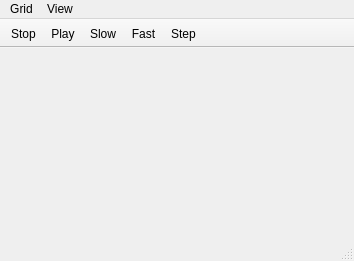
<?xml version="1.0" encoding="UTF-8"?>
<ui version="4.0">
 <class>MainWindow</class>
 <widget class="QMainWindow" name="MainWindow">
  <property name="geometry">
   <rect>
    <x>0</x>
    <y>0</y>
    <width>354</width>
    <height>261</height>
   </rect>
  </property>
  <property name="windowTitle">
   <string>MainWindow</string>
  </property>
  <widget class="QWidget" name="centralWidget">
   <property name="sizePolicy">
    <sizepolicy hsizetype="MinimumExpanding" vsizetype="Maximum">
     <horstretch>0</horstretch>
     <verstretch>0</verstretch>
    </sizepolicy>
   </property>
   <layout class="QGridLayout" name="gridLayout">
    <property name="sizeConstraint">
     <enum>QLayout::SetMinimumSize</enum>
    </property>
    <item row="0" column="0">
     <widget class="GridWidget" name="gridWidget" native="true">
      <property name="sizePolicy">
       <sizepolicy hsizetype="Ignored" vsizetype="Ignored">
        <horstretch>0</horstretch>
        <verstretch>0</verstretch>
       </sizepolicy>
      </property>
     </widget>
    </item>
   </layout>
  </widget>
  <widget class="QMenuBar" name="menuBar">
   <property name="geometry">
    <rect>
     <x>0</x>
     <y>0</y>
     <width>354</width>
     <height>25</height>
    </rect>
   </property>
   <widget class="QMenu" name="menuFile">
    <property name="title">
     <string>Grid</string>
    </property>
    <addaction name="actionGrid"/>
    <addaction name="actionSave"/>
    <addaction name="actionLoad"/>
    <addaction name="actionClose"/>
   </widget>
   <widget class="QMenu" name="menuView">
    <property name="title">
     <string>View</string>
    </property>
    <addaction name="actionAge"/>
    <addaction name="actionEnergy"/>
    <addaction name="actionPlumage"/>
    <addaction name="actionPlain"/>
   </widget>
   <addaction name="menuFile"/>
   <addaction name="menuView"/>
  </widget>
  <widget class="QToolBar" name="mainToolBar">
   <property name="movable">
    <bool>false</bool>
   </property>
   <property name="floatable">
    <bool>false</bool>
   </property>
   <attribute name="toolBarArea">
    <enum>TopToolBarArea</enum>
   </attribute>
   <attribute name="toolBarBreak">
    <bool>false</bool>
   </attribute>
   <addaction name="actionStop"/>
   <addaction name="actionPlay"/>
   <addaction name="actionSlow"/>
   <addaction name="actionFast"/>
   <addaction name="actionStep"/>
  </widget>
  <widget class="QStatusBar" name="statusBar"/>
  <action name="actionPlay">
   <property name="icon">
    <iconset resource="floatworld.qrc">
     <normaloff>:/play.png</normaloff>:/play.png</iconset>
   </property>
   <property name="text">
    <string>Play</string>
   </property>
  </action>
  <action name="actionPause">
   <property name="icon">
    <iconset resource="floatworld.qrc">
     <normaloff>:/stop.png</normaloff>:/stop.png</iconset>
   </property>
   <property name="text">
    <string>Pause</string>
   </property>
  </action>
  <action name="actionFast">
   <property name="icon">
    <iconset resource="floatworld.qrc">
     <normaloff>:/forward.png</normaloff>:/forward.png</iconset>
   </property>
   <property name="text">
    <string>Fast</string>
   </property>
  </action>
  <action name="actionStop">
   <property name="icon">
    <iconset resource="floatworld.qrc">
     <normaloff>:/icons/media-playback-pause.png</normaloff>:/icons/media-playback-pause.png</iconset>
   </property>
   <property name="text">
    <string>Stop</string>
   </property>
   <property name="visible">
    <bool>false</bool>
   </property>
  </action>
  <action name="actionStep">
   <property name="icon">
    <iconset resource="floatworld.qrc">
     <normaloff>:/icons/edit-redo.png</normaloff>:/icons/edit-redo.png</iconset>
   </property>
   <property name="text">
    <string>Step</string>
   </property>
   <property name="visible">
    <bool>false</bool>
   </property>
  </action>
  <action name="actionGrid">
   <property name="text">
    <string>New</string>
   </property>
  </action>
  <action name="actionSave">
   <property name="text">
    <string>Save</string>
   </property>
  </action>
  <action name="actionLoad">
   <property name="text">
    <string>Load</string>
   </property>
  </action>
  <action name="actionClose">
   <property name="text">
    <string>Close</string>
   </property>
  </action>
  <action name="actionSlow">
   <property name="icon">
    <iconset resource="floatworld.qrc">
     <normaloff>:/icons/media-seek-backward.png</normaloff>:/icons/media-seek-backward.png</iconset>
   </property>
   <property name="text">
    <string>Slow</string>
   </property>
  </action>
  <action name="actionColor_By">
   <property name="text">
    <string>Color By</string>
   </property>
  </action>
  <action name="actionColor_by">
   <property name="text">
    <string>Color by</string>
   </property>
  </action>
  <action name="actionAge">
   <property name="checkable">
    <bool>true</bool>
   </property>
   <property name="text">
    <string>Age</string>
   </property>
  </action>
  <action name="actionEnergy">
   <property name="checkable">
    <bool>true</bool>
   </property>
   <property name="text">
    <string>Energy</string>
   </property>
  </action>
  <action name="actionPlumage">
   <property name="checkable">
    <bool>true</bool>
   </property>
   <property name="checked">
    <bool>false</bool>
   </property>
   <property name="text">
    <string>Plumage</string>
   </property>
  </action>
  <action name="actionPlain">
   <property name="checkable">
    <bool>true</bool>
   </property>
   <property name="checked">
    <bool>true</bool>
   </property>
   <property name="text">
    <string>Plain</string>
   </property>
  </action>
 </widget>
 <layoutdefault spacing="6" margin="11"/>
 <customwidgets>
  <customwidget>
   <class>GridWidget</class>
   <extends>QWidget</extends>
   <header>gui/widgets.hpp</header>
   <container>1</container>
  </customwidget>
 </customwidgets>
 <resources>
  <include location="floatworld.qrc"/>
 </resources>
 <connections/>
</ui>
